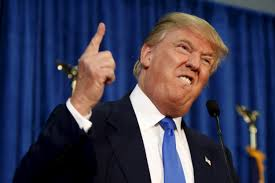
#> input picture Assignments/Assignment2/RishikeshJ_250902_Assignment2/images.jpg, 275 x 183 px, given in place of Donald Trump (1).jpeg, which was not available
$ jupyter execute Samskruthi_Kummari_250581.ipynb   (text cells are left out)
#> lines starting #> are read from the running program, lines starting #| are printed output that depends on the picture; pictures that were not available may be replaced by others from this repository, and a replacement may not be noted
[cell 1]
import numpy as np
# store the image matrix
image = np.array([
    [10, 20, 30],
    [40, 50, 60],
    [70, 80, 90]
])
# Print image dimensions
print("Image Dimensions:" , image.shape)
# Print Minimum pixel value
print("Minimum pixel value:" , np.min(image))
# Print Maximum pixel value
print("Maximum pixel value:" , np.max(image))
# Print Average pixel value
print("Average pixel value:" , np.mean(image))

[cell 2]
# Write your solution here

[cell 3]
# Write your solution here

[cell 4]
import numpy as np

# store the image matrix

pixels = np.array([
    [255, 255, 255],
    [0, 0 , 0 ],
    [255, 0, 0 ],
    [255, 255 , 0 ],
    [0, 255, 0 ],
    [0, 0, 255 ],
    [255, 0, 255 ],
    [0, 255, 255 ],
    [255, 255, 200 ],
    [120, 120, 120 ],
])
# Average values of each channel
# Print average Red value.
avg_red = np.mean(pixels[:, 0])
print("average red value:", avg_red)
# Print average Green value.
avg_green = np.mean(pixels[:, 1])
print("average green value:", avg_green)
# Print average Blue value.
avg_blue = np.mean(pixels[:, 2])
print("average blue value:", avg_blue)
# Brightness of each  pixel.
brightness = np.mean(pixels, axis=1)
# Brightest pixel
brightest_index = np.argmax(brightness)
brightest_pixel = pixels[brightest_index]

print("Brightest Pixel:", brightest_pixel)
print("Brightness:", brightness[brightest_index])

[cell 5]
from google.colab import files
uploaded = files.upload()
#> the answer given: images.jpg

[cell 6]
from PIL import Image
import matplotlib.pyplot as plt

img = Image.open("Donald Trump (1).jpeg")
#> img is the input picture: PIL image 275x183 RGB; mean R, G, B 57.5, 58.8, 83.1

plt.imshow(img)
plt.axis("off")
plt.show()

[cell 7]
from PIL import Image

img = Image.open("Donald Trump (1).jpeg")

[cell 8]
width, height = img.size
#> width = 275; height = 183
print("Original Dimensions:", width, "x", height)
#| Original Dimensions: 275 x 183

[cell 9]
left = width // 4
#> left = 68
top = height // 4
#> top = 45
right = left + width // 2
#> right = 205
bottom = top + height // 2
#> bottom = 136

cropped = img.crop((left, top, right, bottom))
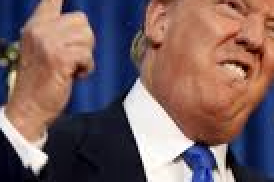
#> cropped: PIL image 137x91 RGB (shown 2 times larger); mean R, G, B 120.7, 96.2, 96.6

[cell 10]
img_300 = cropped.resize((300, 300))
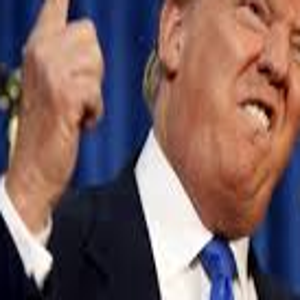
#> img_300: PIL image 300x300 RGB; mean R, G, B 120.7, 96.2, 96.6
img_600 = cropped.resize((600, 600))

[cell 11]
cropped.save("cropped_image.jpeg")
img_300.save("resized_300x300.jpeg")
img_600.save("resized_600x600.jpeg")

[cell 12]
from PIL import Image

Image.open("resized_300x300.jpeg")

[cell 13]
from PIL import Image

Image.open("resized_600x600.jpeg")

[cell 14]
# Load image
img = Image.open("Donald Trump (1).jpeg")

[cell 15]
# Step 1: Resize to 100x100
small_img = img.resize((100, 100))
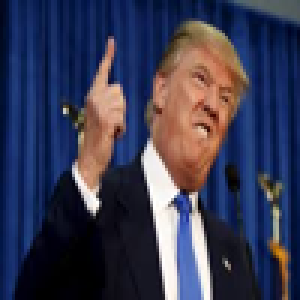
#> small_img: PIL image 100x100 RGB (shown 3 times larger); mean R, G, B 57.5, 58.8, 83.1
small_img.save("small_100x100.jpeg")

[cell 16]
# Step 2: Resize back to 800x800 using different methods

# Nearest Neighbor
nearest_img = small_img.resize((800, 800), Image.Resampling.NEAREST)
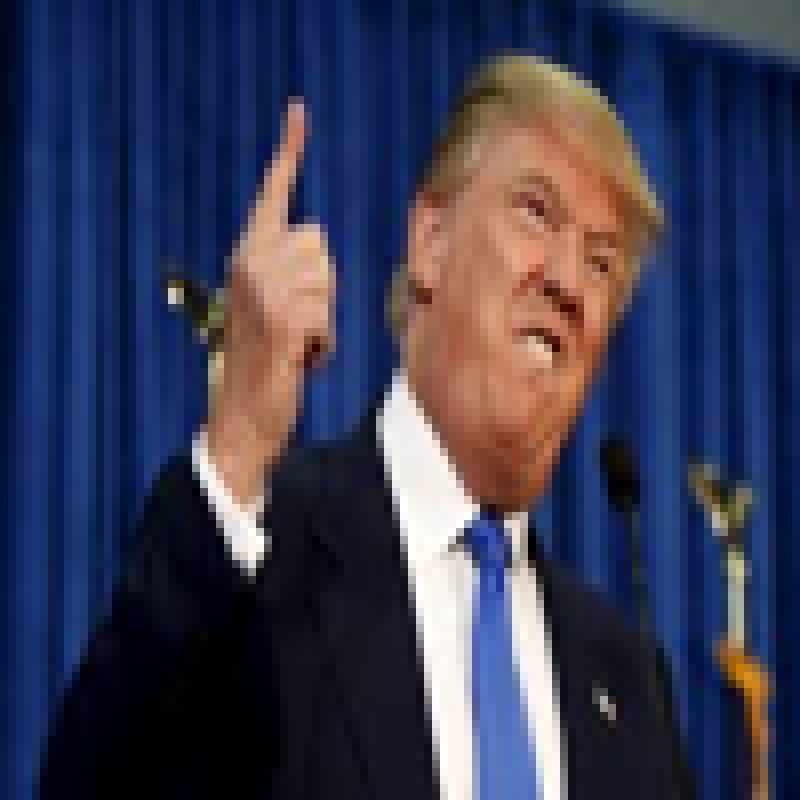
#> nearest_img: PIL image 800x800 RGB; mean R, G, B 57.5, 58.8, 83.1
nearest_img.save("nearest_800x800.jpeg")

# Bilinear
bilinear_img = small_img.resize((800, 800), Image.Resampling.BILINEAR)
bilinear_img.save("bilinear_800x800.jpeg")

# Bicubic
bicubic_img = small_img.resize((800, 800), Image.Resampling.BICUBIC)
bicubic_img.save("bicubic_800x800.jpeg")

# Lanczos
lanczos_img = small_img.resize((800, 800), Image.Resampling.LANCZOS)
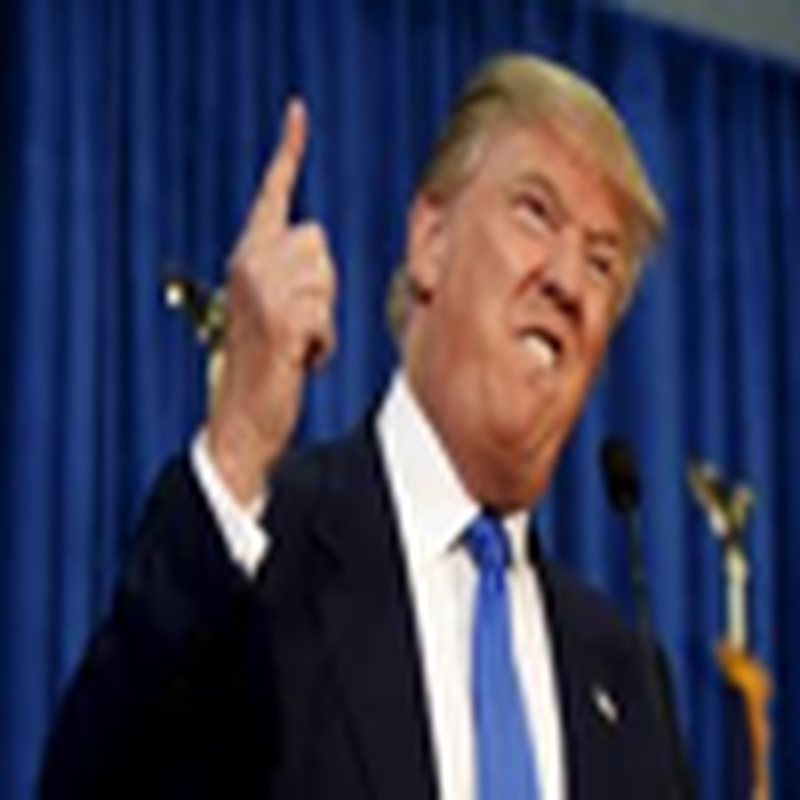
#> lanczos_img: PIL image 800x800 RGB; mean R, G, B 57.5, 58.8, 83.1
lanczos_img.save("lanczos_800x800.jpeg")

print("All images saved successfully!")
